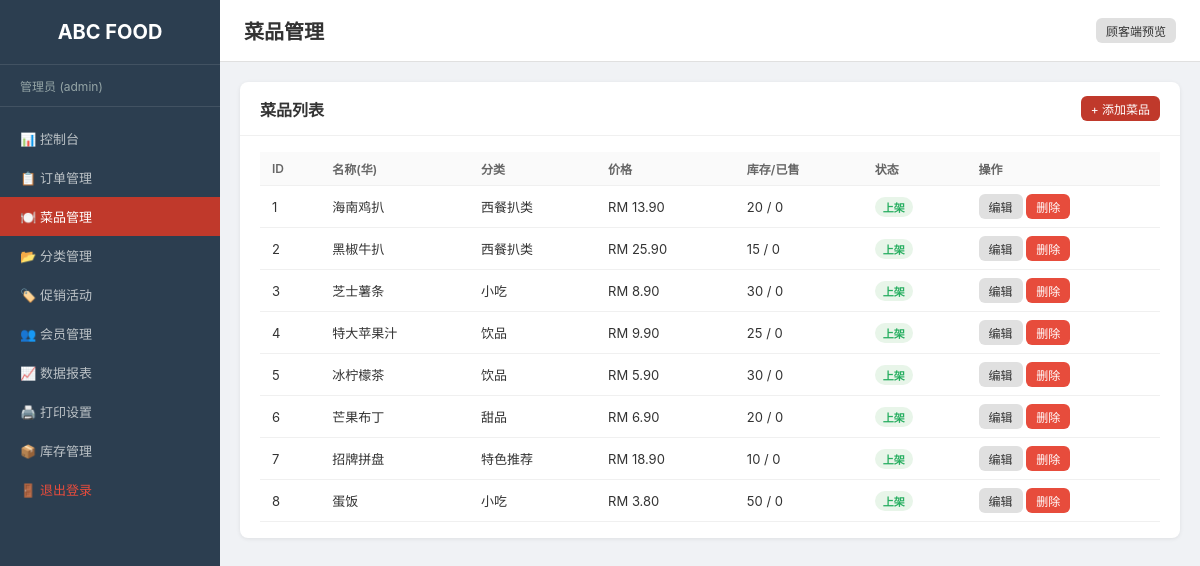
Screenshot of /admin/dishes.php (signed in) with the database file from the repository.
### tables this page shows
CREATE TABLE IF NOT EXISTS dishes (
    id INT AUTO_INCREMENT PRIMARY KEY,
    store_id INT NOT NULL DEFAULT 1,
    category_id INT NOT NULL,
    name_zh VARCHAR(100) NOT NULL COMMENT '菜品名(华)',
    name_en VARCHAR(100) NOT NULL COMMENT '菜品名(英)',
    name_ms VARCHAR(100) NOT NULL COMMENT '菜品名(马来)',
    description_zh VARCHAR(500) DEFAULT NULL,
    description_en VARCHAR(500) DEFAULT NULL,
    description_ms VARCHAR(500) DEFAULT NULL,
    price DECIMAL(10,2) NOT NULL COMMENT '售价(RM)',
    image_url VARCHAR(255) DEFAULT NULL COMMENT '图片URL',
    spicy_level TINYINT DEFAULT 0 COMMENT '辣度0-5',
    is_hot TINYINT(1) DEFAULT 0 COMMENT '热门推荐',
    stock_daily INT DEFAULT 0 COMMENT '每日库存(管理员早晨输入)',
    stock_used_today INT DEFAULT 0 COMMENT '今日已售数量',
    stock_updated_date DATE DEFAULT NULL COMMENT '最后更新库存日期',
    is_available TINYINT(1) DEFAULT 1 COMMENT '上架状态',
    sort_order INT DEFAULT 0,
    created_at DATETIME DEFAULT CURRENT_TIMESTAMP,
    updated_at DATETIME DEFAULT CURRENT_TIMESTAMP ON UPDATE CURRENT_TIMESTAMP,
    FOREIGN KEY (store_id) REFERENCES stores(id),
    FOREIGN KEY (category_id) REFERENCES categories(id)
);

CREATE TABLE IF NOT EXISTS categories (
    id INT AUTO_INCREMENT PRIMARY KEY,
    store_id INT NOT NULL DEFAULT 1,
    name_zh VARCHAR(50) NOT NULL COMMENT '分类名称(华)',
    name_en VARCHAR(50) NOT NULL COMMENT '分类名称(英)',
    name_ms VARCHAR(50) NOT NULL COMMENT '分类名称(马来)',
    sort_order INT DEFAULT 0 COMMENT '排序',
    printer_ip VARCHAR(45) DEFAULT NULL COMMENT '对应IP打印机地址(分类打印)',
    is_active TINYINT(1) DEFAULT 1,
    created_at DATETIME DEFAULT CURRENT_TIMESTAMP,
    FOREIGN KEY (store_id) REFERENCES stores(id)
);

### includes/functions.php (called while the page is built, shortened)
<?php
function h(?string $str): string {
    return htmlspecialchars($str ?? '', ENT_QUOTES, 'UTF-8');
}

### admin/dishes.php (the view, shortened to what this page needs)
<?php
$pageTitle = '菜品管理';
require_once __DIR__ . '/../includes/admin_header.php';
$db = getDB();
$stmt = $db->prepare("SELECT d.*, c.name_zh as cat_name FROM dishes d LEFT JOIN categories c ON d.category_id = c.id WHERE d.store_id = 1 ORDER BY d.sort_order");
$stmt->execute();
$dishes = $stmt->fetchAll();
?>
<div class="card">
    <div class="card-header">
        <h3>菜品列表</h3>
        <a href="?add=1" class="btn-primary btn-sm">+ 添加菜品</a>
    </div>
    <div class="card-body">
        <table class="table">
            <thead>
                <tr><th>ID</th><th>名称(华)</th><th>分类</th><th>价格</th><th>库存/已售</th><th>状态</th><th>操作</th></tr>
            </thead>
            <tbody>
            <?php foreach ($dishes as $d): ?>
                <tr>
                    <td><?= $d['id'] ?></td>
                    <td><?= h($d['name_zh']) ?></td>
                    <td><?= h($d['cat_name'] ?? '-') ?></td>
                    <td>RM <?= number_format($d['price'], 2) ?></td>
                    <td><?= $d['stock_daily'] ?> / <?= $d['stock_used_today'] ?></td>
                    <td><span class="badge badge-<?= $d['is_available'] ? 'success' : 'danger' ?>"><?= $d['is_available'] ? '上架' : '下架' ?></span></td>
                    <td>
                        <a href="?edit=<?= $d['id'] ?>" class="btn-sm btn-secondary">编辑</a>
                        <a href="?delete=<?= $d['id'] ?>" class="btn-sm btn-danger" onclick="return confirm('确认删除?')">删除</a>
                    </td>
                </tr>
            <?php endforeach; ?>
            </tbody>
        </table>
    </div>
</div>
<?php require_once __DIR__ . '/../includes/admin_footer.php'; ?>

### includes/admin_header.php (shortened to what this page needs)
<?php
require_once __DIR__ . '/functions.php';
$currentUser = $_SESSION['display_name'] ?? '';
$currentRole = $_SESSION['role'] ?? '';
$pageTitle = $pageTitle ?? '控制台';
$page = basename($_SERVER['PHP_SELF'], '.php');
?>
<!DOCTYPE html>
<html lang="zh">
<head>
    <link rel="stylesheet" href="../assets/css/admin.css">
</head>
<body>
    <div class="admin-layout">
        <aside class="admin-sidebar">
            <div class="sidebar-brand">ABC FOOD</div>
            <div class="sidebar-user"><?= h($currentUser) ?> (<?= h($currentRole) ?>)</div>
            <nav class="sidebar-nav">
                <a href="index.php" class="<?= $page === 'index' ? 'active' : '' ?>">📊 控制台</a>
                <a href="orders.php" class="<?= $page === 'orders' ? 'active' : '' ?>">📋 订单管理</a>
                <a href="dishes.php" class="<?= $page === 'dishes' ? 'active' : '' ?>">🍽️ 菜品管理</a>
                <a href="categories.php" class="<?= $page === 'categories' ? 'active' : '' ?>">📂 分类管理</a>
                <a href="promotions.php" class="<?= $page === 'promotions' ? 'active' : '' ?>">🏷️ 促销活动</a>
                <a href="members.php" class="<?= $page === 'members' ? 'active' : '' ?>">👥 会员管理</a>
                <a href="reports.php" class="<?= $page === 'reports' ? 'active' : '' ?>">📈 数据报表</a>
                <a href="printers.php" class="<?= $page === 'printers' ? 'active' : '' ?>">🖨️ 打印设置</a>
                <a href="stock.php" class="<?= $page === 'stock' ? 'active' : '' ?>">📦 库存管理</a>
                <a href="logout.php" class="text-danger">🚪 退出登录</a>
            </nav>
        </aside>
        <main class="admin-main">
            <header class="admin-header">
                <h1><?= h($pageTitle) ?></h1>
                <div class="header-actions">
                    <a href="../index.php?table=1" target="_blank" class="btn-secondary btn-sm">顾客端预览</a>
                </div>
            </header>
            <div class="admin-content">

### includes/admin_footer.php (shortened to what this page needs)
            </div>
        </main>
    </div>
</body>
</html>

### assets/css/admin.css (style rules this page uses)
* { margin: 0; padding: 0; box-sizing: border-box; }
body { font-family: -apple-system, BlinkMacSystemFont, 'Segoe UI', 'PingFang SC', 'Microsoft YaHei', sans-serif; background: #f0f2f5; color: #333; font-size: 14px; }
.admin-layout { display: flex; min-height: 100vh; }
.admin-sidebar { width: 220px; background: #2c3e50; color: #fff; display: flex; flex-direction: column; position: fixed; top: 0; left: 0; height: 100vh; z-index: 100; }
.sidebar-brand { padding: 20px; font-size: 20px; font-weight: 700; text-align: center; border-bottom: 1px solid rgba(255,255,255,0.1); }
.sidebar-user { padding: 12px 20px; font-size: 12px; color: #95a5a6; border-bottom: 1px solid rgba(255,255,255,0.1); }
.sidebar-nav { flex: 1; padding: 12px 0; overflow-y: auto; }
.sidebar-nav a { display: block; padding: 10px 20px; color: #bdc3c7; text-decoration: none; transition: all 0.2s; font-size: 13px; }
.sidebar-nav a.active { background: #c0392b; color: #fff; }
.sidebar-nav a.text-danger { color: #e74c3c; }
.admin-main { flex: 1; margin-left: 220px; display: flex; flex-direction: column; }
.admin-header { background: #fff; padding: 16px 24px; border-bottom: 1px solid #e0e0e0; display: flex; justify-content: space-between; align-items: center; }
.admin-header h1 { font-size: 20px; }
.header-actions { display: flex; gap: 8px; }
.admin-content { padding: 20px; flex: 1; }
.card { background: #fff; border-radius: 8px; box-shadow: 0 1px 4px rgba(0,0,0,0.08); margin-bottom: 16px; }
.card-header { padding: 14px 20px; border-bottom: 1px solid #f0f0f0; display: flex; justify-content: space-between; align-items: center; }
.card-header h3 { font-size: 16px; }
.card-body { padding: 16px 20px; }
.table { width: 100%; border-collapse: collapse; }
.table th, .table td { padding: 8px 12px; text-align: left; border-bottom: 1px solid #f0f0f0; font-size: 13px; }
.table th { background: #fafafa; font-weight: 600; color: #666; font-size: 12px; text-transform: uppercase; }
.text-danger { color: #e74c3c; }
.badge { display: inline-block; padding: 2px 8px; border-radius: 10px; font-size: 11px; font-weight: 600; }
.badge-success { background: #e8f5e9; color: #27ae60; }
.btn-primary { background: #c0392b; color: #fff; border: none; padding: 8px 16px; border-radius: 6px; cursor: pointer; font-size: 13px; transition: background 0.2s; }
.btn-secondary { background: #e0e0e0; color: #333; border: none; padding: 8px 16px; border-radius: 6px; cursor: pointer; font-size: 13px; }
.btn-danger { background: #e74c3c; color: #fff; border: none; padding: 8px 16px; border-radius: 6px; cursor: pointer; font-size: 13px; }
.btn-sm { padding: 4px 10px; font-size: 12px; }
a.btn-primary, a.btn-secondary, a.btn-danger, a.btn-warning { display: inline-block; text-decoration: none; text-align: center; }

### rows the page displays
dishes: id "1", name_zh "海南鸡扒", category.name_zh "西餐扒类", price "13.90", stock_daily "20", stock_used_today "0", is_available "上架"
dishes: id "2", name_zh "黑椒牛扒", category.name_zh "西餐扒类", price "25.90", stock_daily "15", stock_used_today "0", is_available "上架"
dishes: id "3", name_zh "芝士薯条", category.name_zh "小吃", price "8.90", stock_daily "30", stock_used_today "0", is_available "上架"
dishes: id "4", name_zh "特大苹果汁", category.name_zh "饮品", price "9.90", stock_daily "25", stock_used_today "0", is_available "上架"
dishes: id "5", name_zh "冰柠檬茶", category.name_zh "饮品", price "5.90", stock_daily "30", stock_used_today "0", is_available "上架"
dishes: id "6", name_zh "芒果布丁", category.name_zh "甜品", price "6.90", stock_daily "20", stock_used_today "0", is_available "上架"
dishes: id "7", name_zh "招牌拼盘", category.name_zh "特色推荐", price "18.90", stock_daily "10", stock_used_today "0", is_available "上架"
dishes: id "8", name_zh "蛋饭", category.name_zh "小吃", price "3.80", stock_daily "50", stock_used_today "0", is_available "上架"

### other values shown
$currentUser "管理员"
$currentRole "admin"
$pageTitle "菜品管理"
